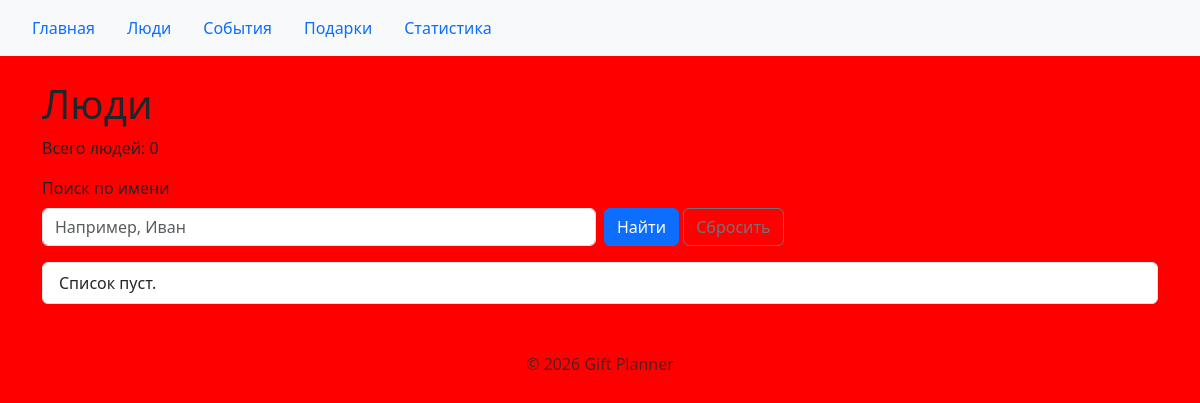
The page /people/ on the database as committed earlier.
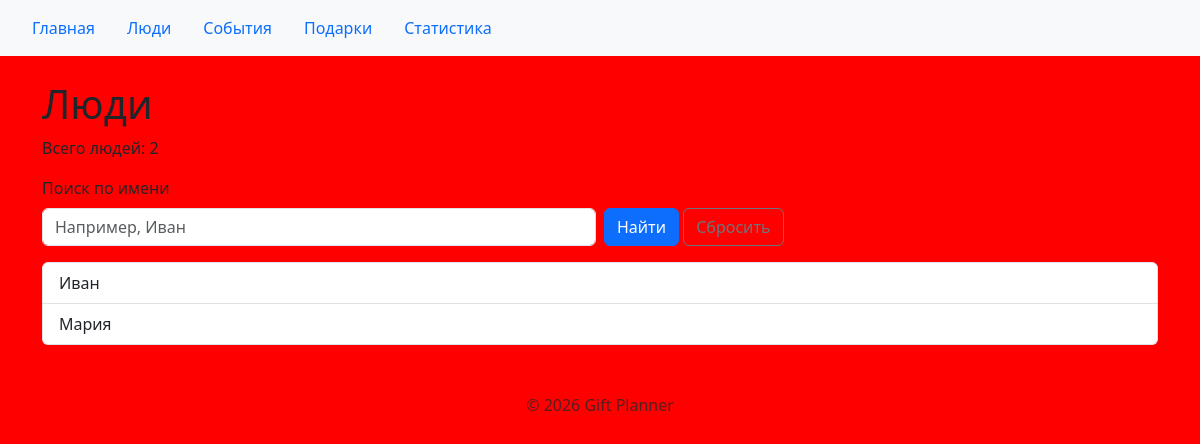
The same page on the database as committed later.
### people/models.py (models this page shows, shortened)
class Person(models.Model):
    name = models.CharField(
        max_length=200,
        verbose_name="Имя",
    )
    class Meta:
        ordering = ["name"]
        verbose_name = "Человек"
        verbose_name_plural = "Люди"

### people/views.py (the view)
# urls.py: path("people/", include("people.urls")),
def people(request):
    query = request.GET.get("q", "").strip()
    persons_list = Person.objects.all()
    if query:
        persons_list = persons_list.filter(name__icontains=query)
    persons_list = persons_list.order_by("name")
    context = {
        "persons": persons_list,
        "query": query,
    }
    return render(request, "people/person_list.html", context)

### people/templates/people/person_list.html (shortened to what this page needs)
{% extends "base.html" %}
{% block content %}
<h1>Люди</h1>
<p>Всего людей: {{ persons|length }}</p>
<form method="get" class="row g-2 align-items-end mb-3">
    <div class="col-md-6">
        <label for="q" class="form-label">Поиск по имени</label>
        <input
            type="text"
            id="q"
            name="q"
            class="form-control"
            value="{{ query }}"
            placeholder="Например, Иван"
        >
    </div>
    <div class="col-md-6">
        <button type="submit" class="btn btn-primary">Найти</button>
        <a href="{% url 'people:list' %}" class="btn btn-outline-secondary">Сбросить</a>
    </div>
</form>
<ul class="list-group">
    {% for person in persons %}
    <li class="list-group-item">
        {{ person.name|default:"Без имени" }}
    </li>
    {% empty %}
    <li class="list-group-item">Список пуст.</li>
    {% endfor %}
</ul>
{% endblock %}

Rows that differ between the two databases and show on the page:
added Person: name "Иван"
added Person: name "Мария"
Other text that changed with them:
{{ persons|length }}: "0" → "2"
text no longer shown: "Список пуст."
